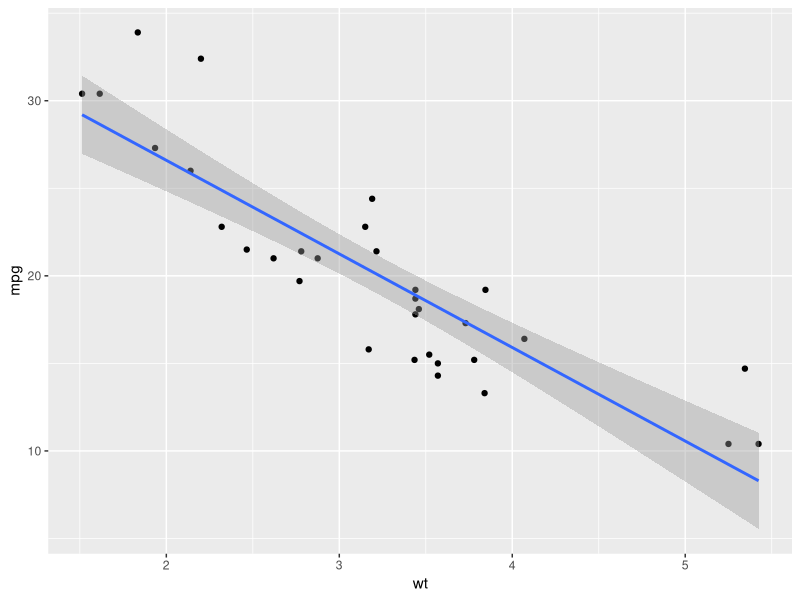
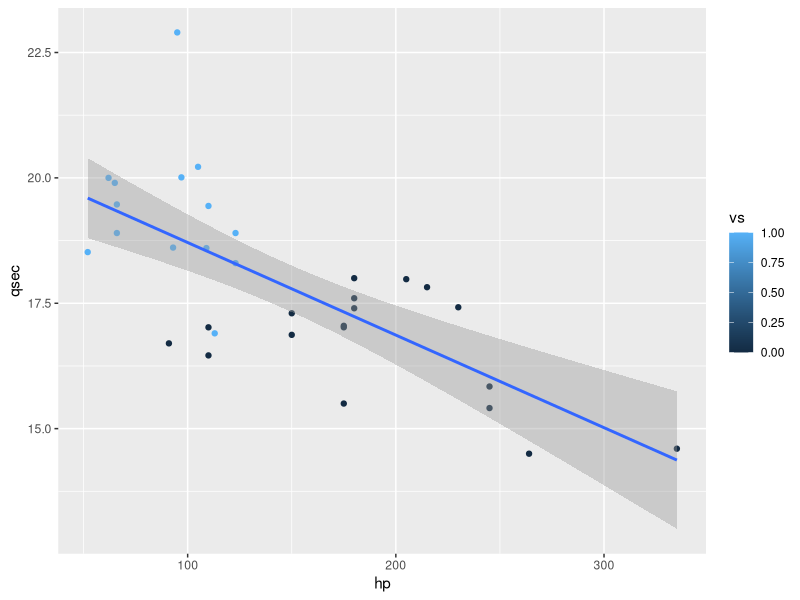

The R script that drew these images, in order:
library(datasets)
library(MASS)
library(ggplot2)

summary(mtcars)
head(mtcars)
mode(mtcars$am)

#Exercise 1
ggplot(data = mtcars, mapping = aes(x = wt, y = mpg)) + geom_point() + geom_smooth(method = "lm")

#Exercise 2
ggplot(data = mtcars, mapping = aes(x = hp, y = qsec)) + geom_point(mapping = aes(color = vs)) + geom_smooth(method = "lm")

#Exercise 3
